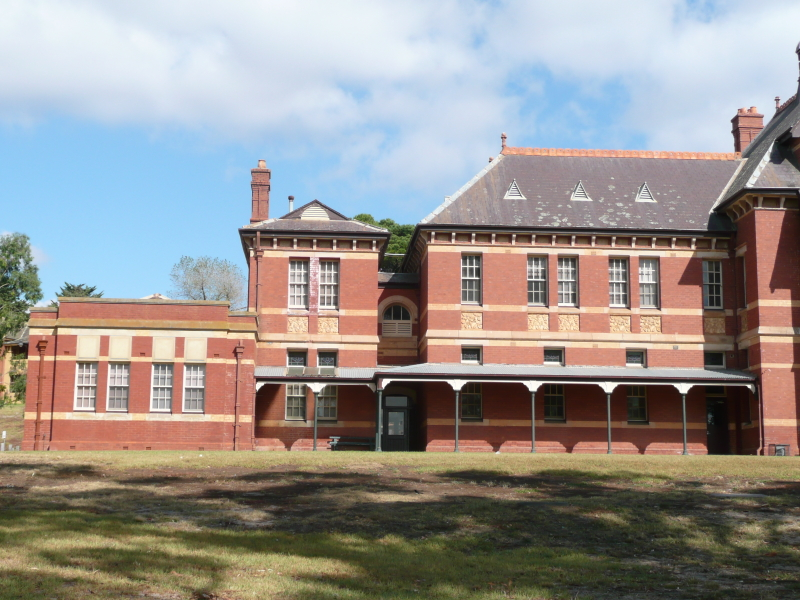
#> input picture house1.jpg, 800 x 600 px
$ jupyter execute Mosaicing.ipynb   (shell and % lines are left out)
#> lines starting #> are read from the running program, lines starting #| are printed output that depends on the picture
[cell 1]
from IPython.core.display import display, HTML
display(HTML("<style>.container { width:100% !important; }</style>"))
from matplotlib import pyplot as plt
from feat_desc import *
import cv2
import numpy as np
np.set_printoptions(edgeitems=30, linewidth=100000,formatter=dict(float=lambda x: "%.3g" % x))
from corner_detector import *
from anms import *
from feat_match import *
from ransac_est_homography import *

[cell 2]
# img1=cv2.imread('small-middle.jpg')
# img1=cv2.imread('mountain1.jpg')
img1 = cv2.imread('house1.jpg')
#> img1 is the input picture: shape (600, 800, 3); mean B, G, R 142.7, 146.1, 151
# img1=cv2.imread('case1.png')
# img1=cv2.imread('rot-middle.jpg')
gray = cv2.cvtColor(img1,cv2.COLOR_BGR2GRAY)
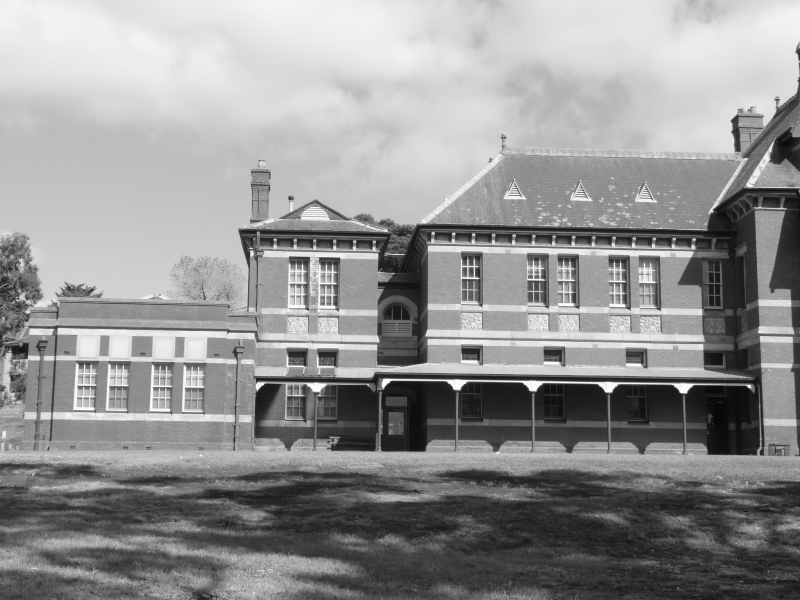
#> gray: shape (600, 800); min 8, max 254, mean 147.2
sift = cv2.xfeatures2d.SIFT_create()
kp1, des1 = sift.detectAndCompute(gray,None)
#> kp1 = 2552 keypoints; strongest (x, y, size): (683, 388, 7.4), (533, 386, 7.6), (608, 387, 7.6), (749, 386, 2.8)
# print(des1.shape)

[cell 3]
# img2=cv2.imread('small-right.jpg')
# img2=cv2.imread('mountain2.jpg')
img2 = cv2.imread('house2.jpg')
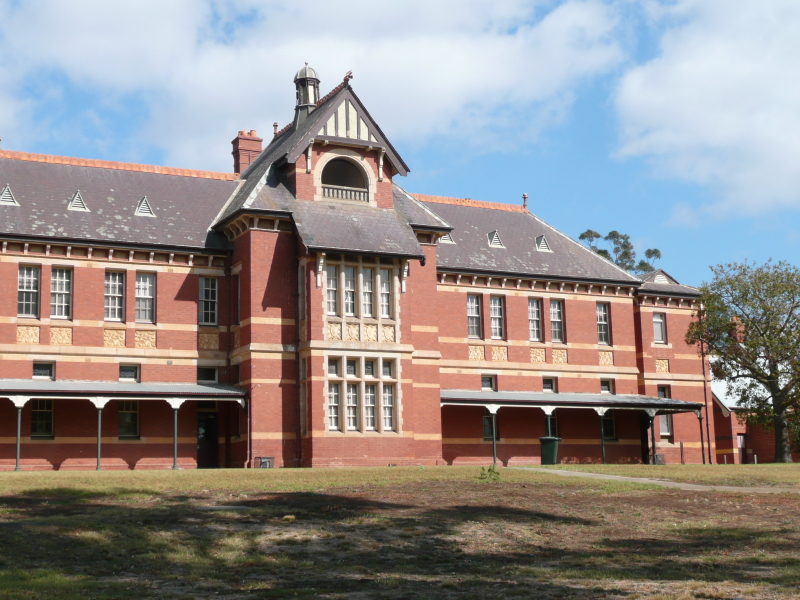
#> input picture house2.jpg, 800 x 600 px
#> img2 is the input picture: shape (600, 800, 3); mean B, G, R 138.5, 139.8, 145.8
gray = cv2.cvtColor(img2,cv2.COLOR_BGR2GRAY)
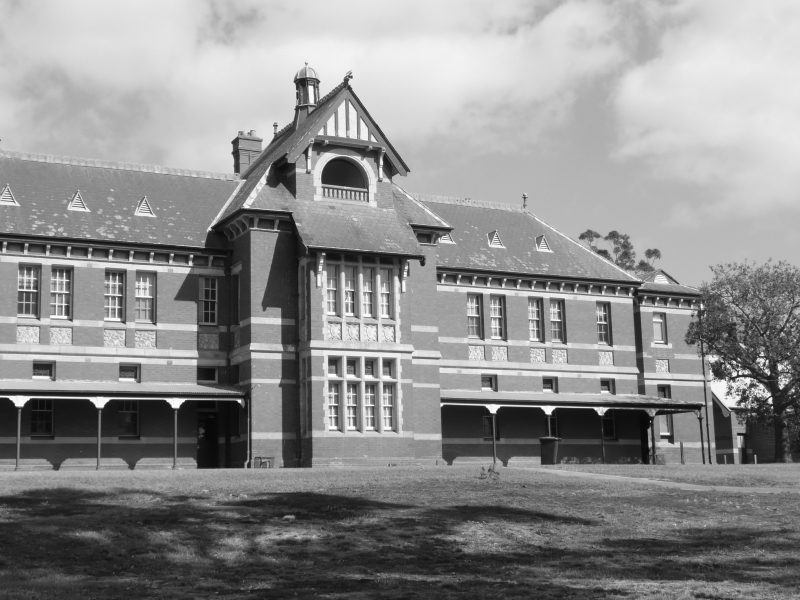
#> gray: shape (600, 800); min 7, max 254, mean 141.5
sift = cv2.xfeatures2d.SIFT_create()
kp2, des2 = sift.detectAndCompute(gray,None)
#> kp2 = 3267 keypoints; strongest (x, y, size): (548, 410, 6.2), (100, 402, 7.9), (493, 408, 6.3), (19, 401, 8)

[cell 4]
import numpy as np

def interp2(v, xq, yq):

	if len(xq.shape) == 2 or len(yq.shape) == 2:
		dim_input = 2
		q_h = xq.shape[0]
		q_w = xq.shape[1]
		xq = xq.flatten()
		yq = yq.flatten()

	h = v.shape[0]
	w = v.shape[1]
	if xq.shape != yq.shape:
		raise 'query coordinates Xq Yq should have same shape'

	x_floor = np.floor(xq).astype(np.int32)
	y_floor = np.floor(yq).astype(np.int32)
	x_ceil = np.ceil(xq).astype(np.int32)
	y_ceil = np.ceil(yq).astype(np.int32)

	x_floor[x_floor < 0] = 0
	y_floor[y_floor < 0] = 0
	x_ceil[x_ceil < 0] = 0
	y_ceil[y_ceil < 0] = 0

	x_floor[x_floor >= w-1] = w-1
	y_floor[y_floor >= h-1] = h-1
	x_ceil[x_ceil >= w-1] = w-1
	y_ceil[y_ceil >= h-1] = h-1

	v1 = v[y_floor, x_floor]
	v2 = v[y_floor, x_ceil]
	v3 = v[y_ceil, x_floor]
	v4 = v[y_ceil, x_ceil]

	lh = yq - y_floor
	lw = xq - x_floor
	hh = 1 - lh
	hw = 1 - lw

	w1 = hh * hw
	w2 = hh * lw
	w3 = lh * hw
	w4 = lh * lw

	interp_val = v1 * w1 + w2 * v2 + w3 * v3 + w4 * v4

	if dim_input == 2:
		return interp_val.reshape(q_h, q_w)
	return interp_val

[cell 5]
# H = [[1.16, -0.0514, -170], [0.122, 1.11, -7.78], [0.000419, -2.5e-05, 1]]
H = [[1.33, -0.0516, -665], [0.162, 1.26, -85.6], [0.00041, -2.26e-05, 1]] #THE H MATRIX
print(np.linalg.inv(H))

[cell 6]
corners = np.asarray([[0,0,1],[0,img1.shape[0],1],[img1.shape[1],0,1],[img1.shape[1],img1.shape[0],1]]).T

cornersT = np.matmul(H,corners)
cornersT = cornersT/cornersT[-1,:]
cornersT = cornersT.round()
xmax = int(np.max(cornersT[0,:]))
#> xmax = 300
xmin = int(np.min(cornersT[0,:]))
#> xmin = -706
ymax = int(np.max(cornersT[1,:]))
#> ymax = 680
ymin = int(np.min(cornersT[1,:]))
#> ymin = -86
sizex = int(xmax-xmin)
#> sizex = 1006
sizey = int(ymax-ymin)
#> sizey = 766
print(xmin,xmax,ymin,ymax)
#| -706 300 -86 680
x_r = np.array(range(sizex))
#> x_r = 1006 values from 0 to 1005
x_r = x_r+xmin
#> x_r = 1006 values from -706 to 299
y_r = np.array(range(sizey))
#> y_r = 766 values from 0 to 765
y_r = y_r+ymin

x_co1,y_co1 = np.meshgrid(x_r,y_r)
x_co = x_co1.flatten()
y_co = y_co1.flatten()
ones = np.ones(x_co.shape)
Cord = np.vstack([x_co,y_co,ones])
CordOg = np.matmul(np.linalg.inv(H),Cord)
CordOg = CordOg/CordOg[2,:]
x_og = CordOg[0,:].reshape(x_co1.shape)
y_og = CordOg[1,:].reshape(y_co1.shape)
# print(x_og.min())
im1BT = interp2(img1[:,:,0],x_og,y_og)
im1GT = interp2(img1[:,:,1],x_og,y_og)
im1RT = interp2(img1[:,:,2],x_og,y_og)

outliersX1 = np.argwhere(x_og>img1.shape[1])
outliersX2 = np.argwhere(x_og<0)
outliersY1 = np.argwhere(y_og>img1.shape[0])
outliersY2 = np.argwhere(y_og<0)
outliers = np.vstack([outliersX1,outliersX2,outliersY1,outliersY2])
im1BT[outliers[:,0],outliers[:,1]]=0
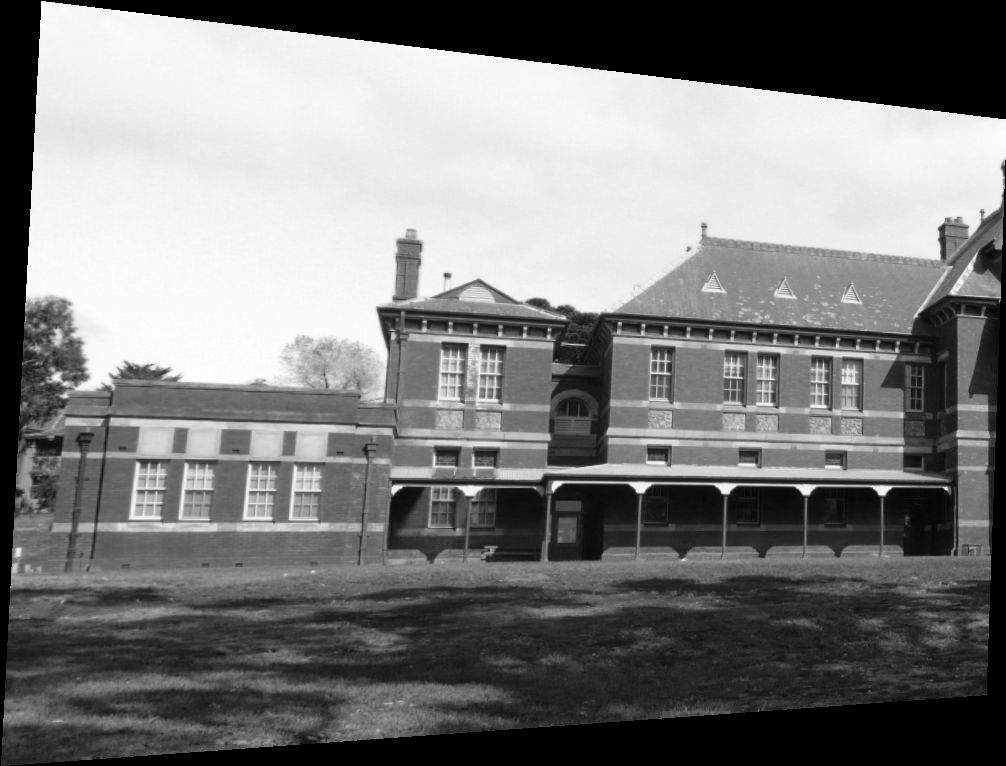
#> im1BT: shape (766, 1006) float64; min 0, max 255, mean 124.4
im1GT[outliers[:,0],outliers[:,1]]=0
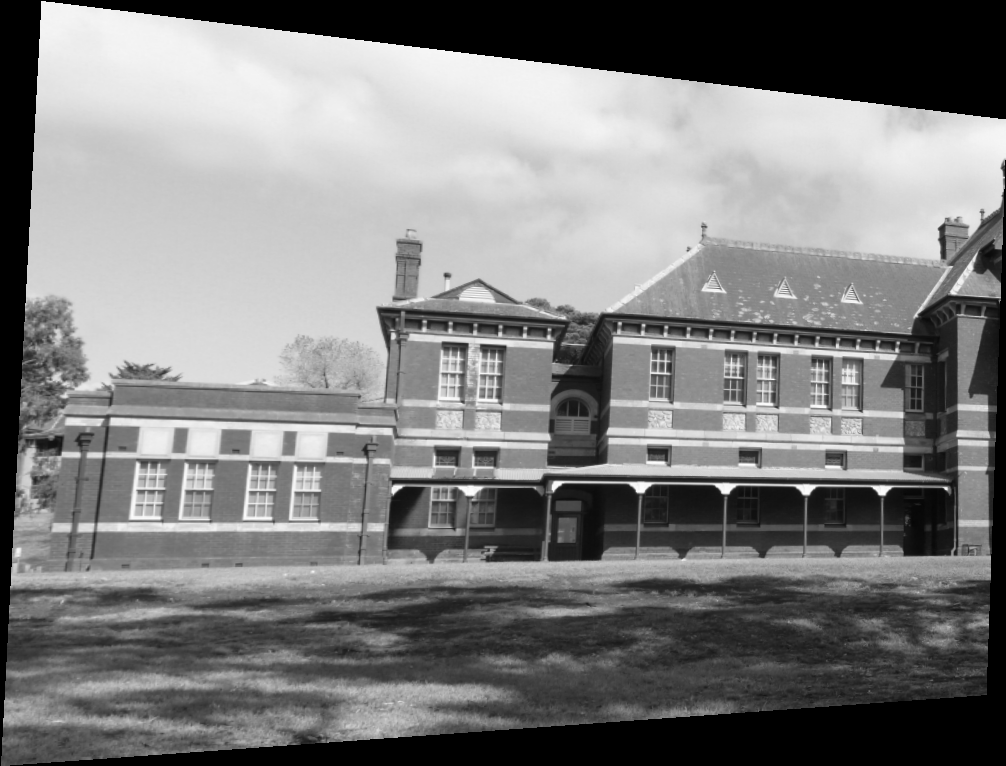
#> im1GT: shape (766, 1006) float64; min 0, max 254.7, mean 127.2
im1RT[outliers[:,0],outliers[:,1]]=0
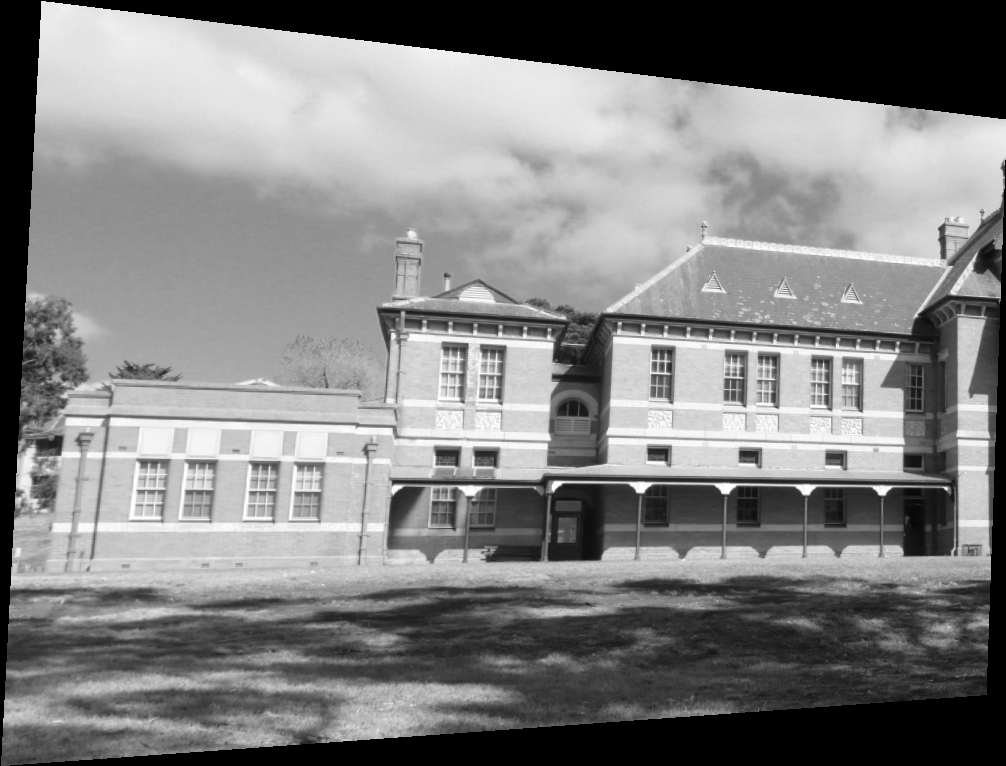
#> im1RT: shape (766, 1006) float64; min 0, max 255, mean 130.4; drawn with min black and max white
# print('-------',outliers[:,1].max())
print('-----',xmin)
#| ----- -706
cornersT2 = cornersT.copy()
print('cornerssss',cornersT)
#| cornerssss [[-665 -706 300 280]
#|  [-86 680 33 609]
#|  [1 1 1 1]]
cornersT2[0,:] = cornersT[0,:]-xmin
cornersT2[1,:] = cornersT[1,:]-ymin
print(cornersT2)
#| [[41 0 1.01e+03 986]
#|  [0 766 119 695]
#|  [1 1 1 1]]
print(xmin)
#| -706
img1T = np.zeros([sizey,sizex,3])
img1T[:,:,2] = im1BT
img1T[:,:,1] = im1GT
img1T[:,:,0] = im1RT
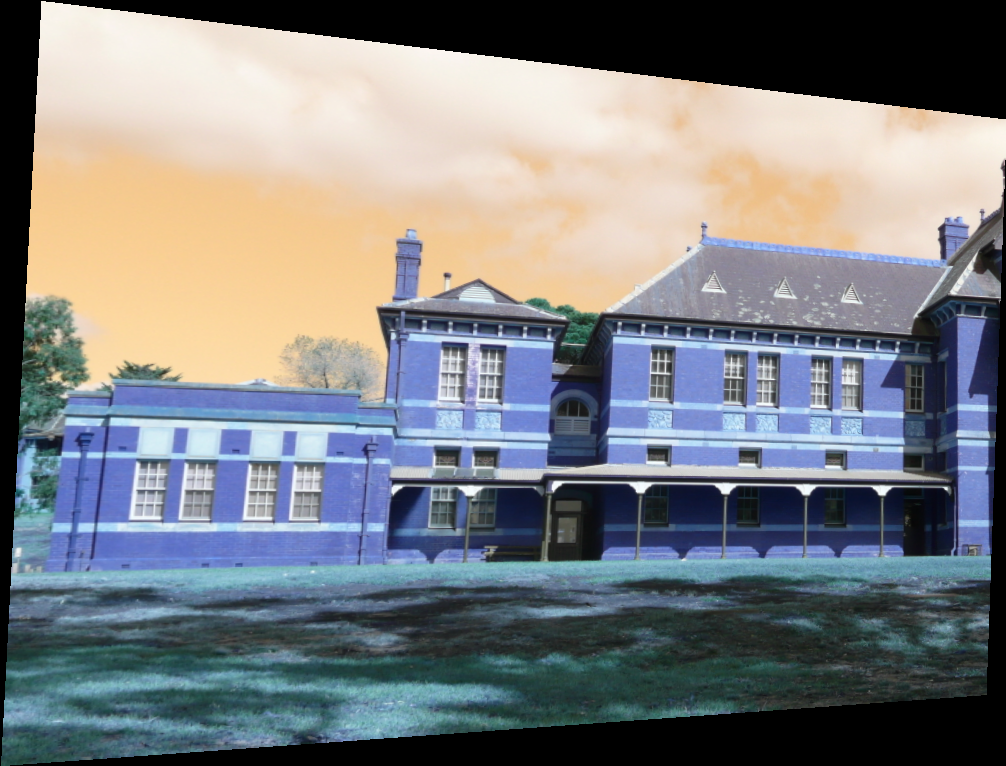
#> img1T: shape (766, 1006, 3) float64; mean of channels 0, 1, 2 130.4, 127.2, 124.4; drawn with min black and max white
# [4 lines of commented-out code are left out]
plt.imshow(img1T.astype(int))
#> (this line was passed over: IPython is not available in this run)
# plt.imshow(cv2.cvtColor(img1T, cv2.COLOR_BGR2RGB))
plt.show()
print(xmax-xmin,xmin,ymax-ymin,ymin)
#| 1006 -706 766 -86

[cell 7]
'''
New joined image
LEFT TO MIDDLE
'''
# print(xmax)
cxr = np.max([xmax,img2.shape[1]])
cxl = np.min([xmin,0])
cyb = np.max([ymax,img2.shape[0]])
cyt = np.min([ymin,0])
img2T = img2.copy()
# print(cxr,cxl,cyb,cyt)
sizexnew = cxr-cxl
sizeynew = cyb - cyt
imgFull = np.zeros([sizeynew,sizexnew,3])
img2RGB = img2.copy()
img2RGB[:,:,0] = img2[:,:,2]
img2RGB[:,:,2] = img2[:,:,0]
print(img2.shape[0])
#| 600
# [11 lines of commented-out code are left out]
imgFull[abs(min(0,-ymin)):abs(min(0,-ymin))+img1T.shape[0],abs(min(0,-xmin)):abs(min(0,-xmin))+img1T.shape[1]]=img1T
imgFull[max(0,-ymin):max(0,-ymin)+img2.shape[0],max(0,-xmin):max(0,-xmin)+img2.shape[1]]=img2RGB
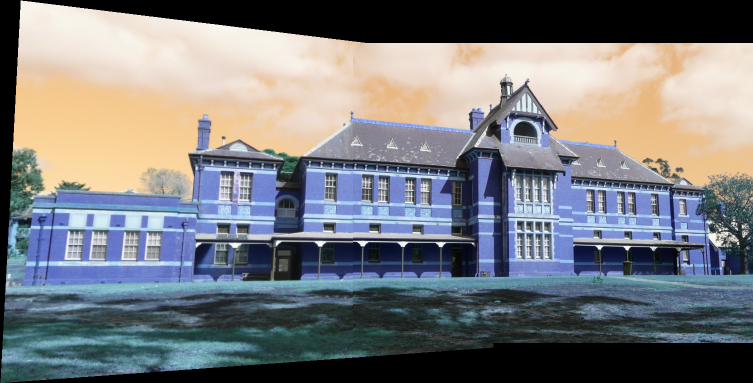
#> imgFull: shape (766, 1506, 3) float64 (shown at 1/2 size); mean of channels 0, 1, 2 126.8, 123.7, 121.9; drawn with min black and max white

imgFull = imgFull.astype(int)
plt.imshow(imgFull)
#> (this line was passed over: IPython is not available in this run)
print(type(imgFull))
#| <class 'numpy.ndarray'>
imgFull = np.asarray(imgFull,dtype = int)
# plt.imsave('housedone.jpg',imgFull)
plt.show()
